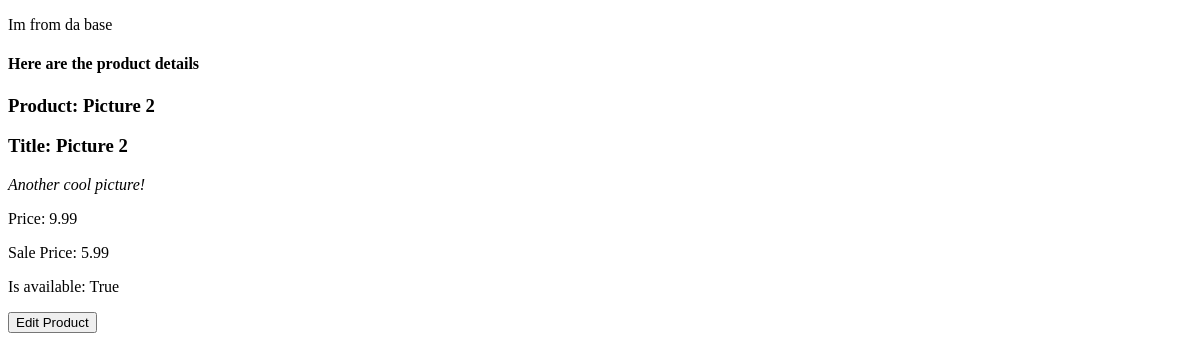
The page /products/2/ (signed in) on the database as committed earlier.
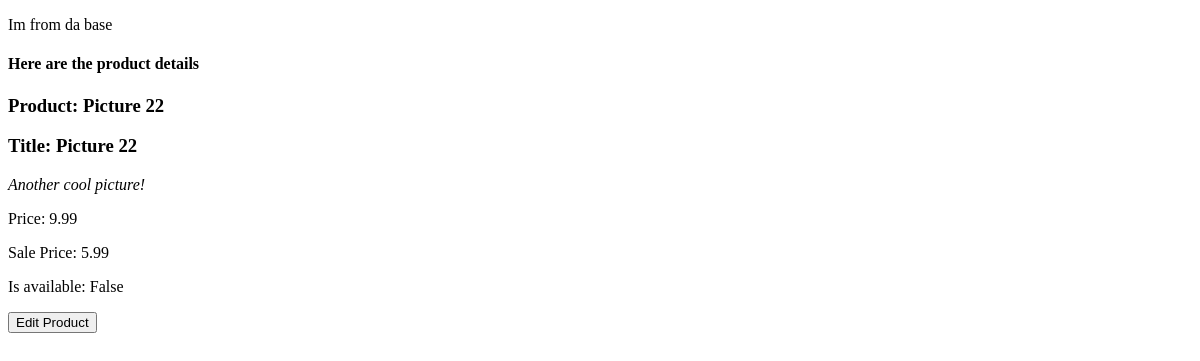
The same page on the database as committed later.
### products/models.py (models this page shows, shortened)
class Product(m.Model):
    owner = m.ForeignKey(User, related_name='product_owner')
    managers = m.ManyToManyField(User, related_name='product_managers', blank=True)
    title = m.CharField(max_length=30)
    slug = m.SlugField(blank=True, unique=True)
    description = m.TextField(blank=True)
    media = m.FileField(blank=True, null=True, upload_to=media_location)
    price = m.DecimalField(max_digits=100, decimal_places=2, default=9.99)
    sale_price = m.DecimalField(max_digits=100, decimal_places=2, default=6.99, null=True, blank=True)
    is_available = m.BooleanField()  # is the product available to purchase?
    def __str__(self):
        return self.title

### products/views.py (the view)
# urls.py: url(r'^(?P<pk>\d+)/$', views.ProductDetailView.as_view(), name='detail'),
class ProductDetailView(ProductManagerDetailMixin, MultiSlugMixin, DetailView):
    model = Product

### digitalmarket/mixins.py (called while the page is built)
    @method_decorator(login_required)
    def dispatch(self, request, *args, **kwargs):
        return super(LoginRequiredMixin, self).dispatch(request, *args, **kwargs)

    def get_object(self):
        print(self.kwargs)
        slug = self.kwargs.get('slug')
        ModelClass = self.model
        if slug is not None:
            try:
                obj = get_object_or_404(ModelClass, slug=slug)
            except ModelClass.MultipleObjectsReturned:
                obj = ModelClass.objects.filter(slug=slug).order_by('title').first()
        else:
            obj = super(MultiSlugMixin, self).get_object()
        return obj

### products/mixins.py (called while the page is built)
    def get_context_data(self, **kwargs):
        context = super(ProductManagerDetailMixin, self).get_context_data()
        user = self.request.user
        obj = super(ProductManagerDetailMixin, self).get_object()
        if obj.owner == user or user in obj.managers.all():
            context['allowed_to_edit'] = True
        print('Using detail CBV!\n')
        print(context)
        return context

### templates/products/product_detail.html (shortened to what this page needs)
{%  extends 'base.html' %}
{% block content %}
    {{ block.super }}
    <h4>Here are the product details</h4>
    <h3>Product: {{ object }}</h3>
    <h3>Title: {{ object.title }}</h3>
    <i>{{ object.description }}</i>
    <p>Price: {{ object.price }}</p>
    <p>Sale Price: {{ object.sale_price }}</p>
    <p>Is available: {{ object.is_available }}</p>
    {% if allowed_to_edit %}
        <form action="{% url 'products:edit' object.id %}">
            <input type="submit" value="Edit Product" />
        </form>
    {% endif %}
{% endblock %}

Rows that differ between the two databases and show on the page:
changed Product "Another cool picture!": title "Picture 2" → "Picture 22"; is_available "True" → "False"
